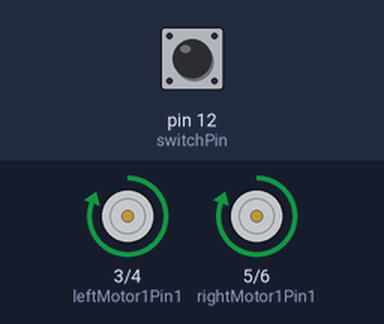
A sketch run on a simulated Arduino Uno, built with avr-gcc and run on an emulated ATmega328P. Parts: motor-driver pin pairs drawn as motors (green arrow = first pin HIGH = forward, orange = second pin HIGH = backward, longer = more drive, scaled by the enable pin). The inputs (shaded band) are chosen by the test bench; at power-on: pin 12 (switchPin) LOW.

Above: at 1.2 s.
1.3 s: pin 12 (switchPin) pulled HIGH for 0.15 s
At 1.37 s:
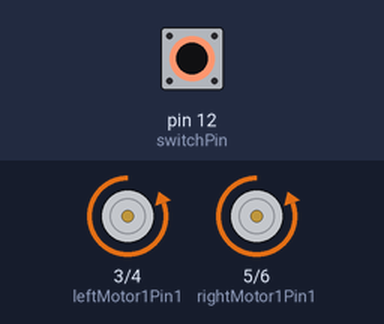
2.9 s: pin 12 (switchPin) pulled HIGH for 3.2 s
At 7.4 s:
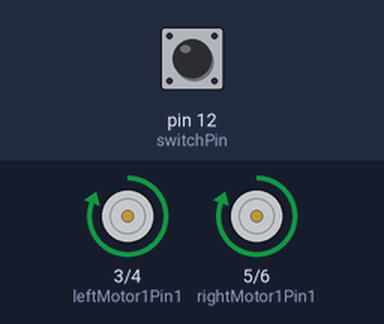
Timing chart, 0 to 8.9 s (numbered marks = the images above; inputs shaded):
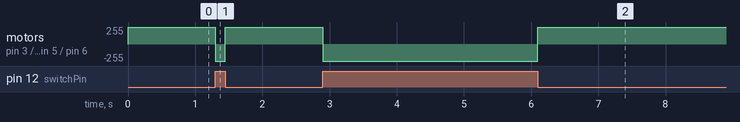

Measured:
- after the input at 1.3 s, motor on pin 3 (leftMotor1Pin1) / pin 4 (leftMotor1Pin2), motor on pin 5 (rightMotor1Pin1) / pin 6 (rightMotor1Pin2): forward 255/255 → backward 255/255 at once, → forward 255/255 0.15 s later
- after the input at 2.9 s, motor on pin 3 (leftMotor1Pin1) / pin 4 (leftMotor1Pin2), motor on pin 5 (rightMotor1Pin1) / pin 6 (rightMotor1Pin2): forward 255/255 → backward 255/255 at once, → forward 255/255 3.2 s later

The sketch:

motor_part.ino
```cpp
int switchPin = 12; // switch input
int leftMotor1Pin1 = 3; // pin 2 on L293D
int leftMotor1Pin2 = 4; // pin 7 on L293D
int rightMotor1Pin1 = 5; // pin 2 on L293D
int rightMotor1Pin2 = 6; // pin 7 on L293D
int leftEnablePin = 8; // pin 1 on L293D
int rightEnablePin = 9; // pin 1 on L293D

void setup() {
    // set the switch as an input:
    pinMode(switchPin, INPUT);

    // set all the other pins you're using as outputs:
    pinMode(leftMotor1Pin1, OUTPUT);
    pinMode(leftMotor1Pin2, OUTPUT);
    pinMode(rightMotor1Pin1, OUTPUT);
    pinMode(rightMotor1Pin2, OUTPUT);
    pinMode(leftEnablePin, OUTPUT);
    pinMode(rightEnablePin, OUTPUT);

    // set enablePin high so that motor can turn on:
    digitalWrite(leftEnablePin, HIGH);
    digitalWrite(rightEnablePin, HIGH);
}

void loop() {
    // if the switch is high, motor will turn on one direction:
    if (digitalRead(switchPin) == HIGH) {
        digitalWrite(leftMotor1Pin1, LOW); // set pin 2 on L293D low
        digitalWrite(leftMotor1Pin2, HIGH); // set pin 7 on L293D high
        digitalWrite(rightMotor1Pin1, LOW); // set pin 2 on L293D low
        digitalWrite(rightMotor1Pin2, HIGH); // set pin 7 on L293D high
    }
    // if the switch is low, motor will turn in the opposite direction:
    else{
        digitalWrite(leftMotor1Pin1, HIGH); // set pin 2 on L293D high
        digitalWrite(leftMotor1Pin2, LOW); // set pin 7 on L293D low
        digitalWrite(rightMotor1Pin1, HIGH); // set pin 2 on L293D low
        digitalWrite(rightMotor1Pin2, LOW); // set pin 7 on L293D high
    }
}
```
